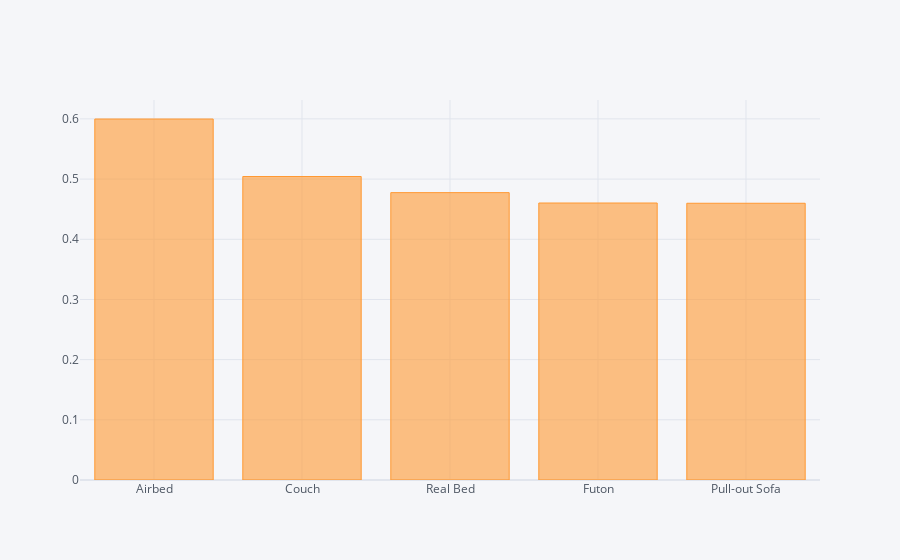

The notebook cell saved with this chart:
### Code cell
# Top 10 property type based on price. Based on coveriance, the graph is generated.

(df_2nd.groupby('bed_type').std()['price']/df_2nd.groupby('bed_type').mean()['price']).nlargest(n=10).iplot(kind='bar')

### Figure 1 — Plotly figure (JSON) as saved in the notebook; plotly's stock layout.template omitted (floating-point values rounded to 4 significant figures)
{"data": [{"marker": {"color": "rgba(255, 153, 51, 0.6)", "line": {"color": "rgba(255, 153, 51, 1.0)", "width": 1}}, "name": "price", "orientation": "v", "text": "", "type": "bar", "x": ["Airbed", "Couch", "Real Bed", "Futon", "Pull-out Sofa"], "y": [0.5998, 0.5043, 0.4775, 0.4602, 0.4598]}], "layout": {"legend": {"bgcolor": "#F5F6F9", "font": {"color": "#4D5663"}}, "paper_bgcolor": "#F5F6F9", "plot_bgcolor": "#F5F6F9", "title": {"font": {"color": "#4D5663"}}, "xaxis": {"gridcolor": "#E1E5ED", "showgrid": true, "tickfont": {"color": "#4D5663"}, "title": {"font": {"color": "#4D5663"}, "text": ""}, "zerolinecolor": "#E1E5ED"}, "yaxis": {"gridcolor": "#E1E5ED", "showgrid": true, "tickfont": {"color": "#4D5663"}, "title": {"font": {"color": "#4D5663"}, "text": ""}, "zerolinecolor": "#E1E5ED"}}}
